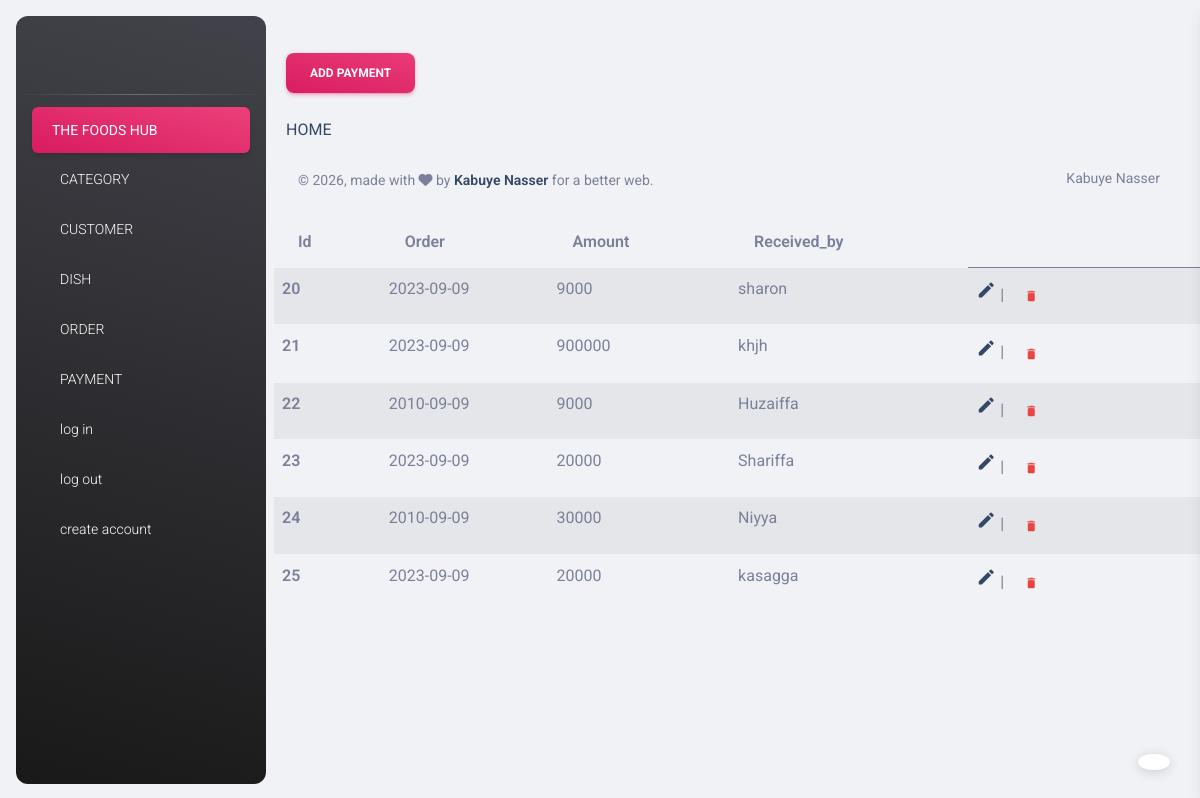
Screenshot of /add_payment/ (signed in) with the database file from the repository.
### mambo/models.py (models this page shows, shortened)
class payment(models.Model):
    order = models.ForeignKey(order, on_delete=models.CASCADE)
    amount = models.IntegerField()
    received_by = models.CharField(max_length=20)

class order(models.Model):
    order_date = models.DateField(auto_now=False)
    dish = models.ForeignKey(Dish,verbose_name="Your dish", on_delete=models.CASCADE )
    quantity = models.IntegerField()
    table = models.ForeignKey(Customer_Table,verbose_name="Your table", on_delete=models.CASCADE)
    served_by = models.CharField(max_length=20)
    def __str__(self):
        return f"{self.order_date}"

### mambo/views.py (the view)
# urls.py: path('add_payment/', add_payment_view, name= 'add_payment_page'),
@login_required
def add_payment_view(request):
    message = ''
    if request.method == "POST":
        payment_form= paymentForm(request.POST)
        if payment_form.is_valid():
            payment_form.save()
            messages.success (request,"payment added successfuly")
    payment_form = paymentForm()
    payments = payment.objects.all()
    context = {
        'form':payment_form,
        'msg':message,
        'payments':payments
    }
    return render(request,"add_payment.html",context)

### mambo/templates/add_payment.html (shortened to what this page needs)
{% extends './base.html' %}
{% load crispy_forms_tags %}
{% block content %}
<h1><button type="button" class="btn bg-gradient-primary" data-bs-toggle="modal" data-bs-target="#exampleModal">
    Add Payment
  </button></h1>
    <table class="table table-striped">
        <thead>
          <tr>
            <th scope="col">id</th>
            <th scope="col">order</th>
            <th scope="col">amount</th>
            <th scope="col">received_by</th>
          </tr>
        </thead>
        <tbody>
            {% for payment in payments %}
                <tr>
                    <th scope="row">{{payment.id}}</th>
                    <td>{{payment.order}}</td>
                    <td>{{payment.amount}}</td>
                    <td>{{payment.received_by}}</td>
                    <td>
                        <a href="{% url 'edit_payment_page' payment.id %}"><i class="material-icons ms-auto text-dark cursor-pointer fa-bounce" data-bs-toggle="tooltip" data-bs-placement="top" title="Edit payment">edit</i></a> |
                        <a class="btn btn-link text-danger text-gradient px-3 mb-0" href="{% url 'delete_payment_page' payment.id %}">
                        <i onclick="return confirm('Are you sure you want to delete this payment?')"class="material-icons text-sm me-2">delete</i></a>
                    </td>
                </tr>
                {% endfor %}
</div>
    <a href="{% url 'index_page'%}">HOME</a>
{% endblock content %}

### rows the page displays
payment: id "20", order "2023-09-09", amount "9000", received_by "sharon"
payment: id "21", order "2023-09-09", amount "900000", received_by "khjh"
payment: id "22", order "2010-09-09", amount "9000", received_by "Huzaiffa"
payment: id "23", order "2023-09-09", amount "20000", received_by "Shariffa"
payment: id "24", order "2010-09-09", amount "30000", received_by "Niyya"
payment: id "25", order "2023-09-09", amount "20000", received_by "kasagga"
